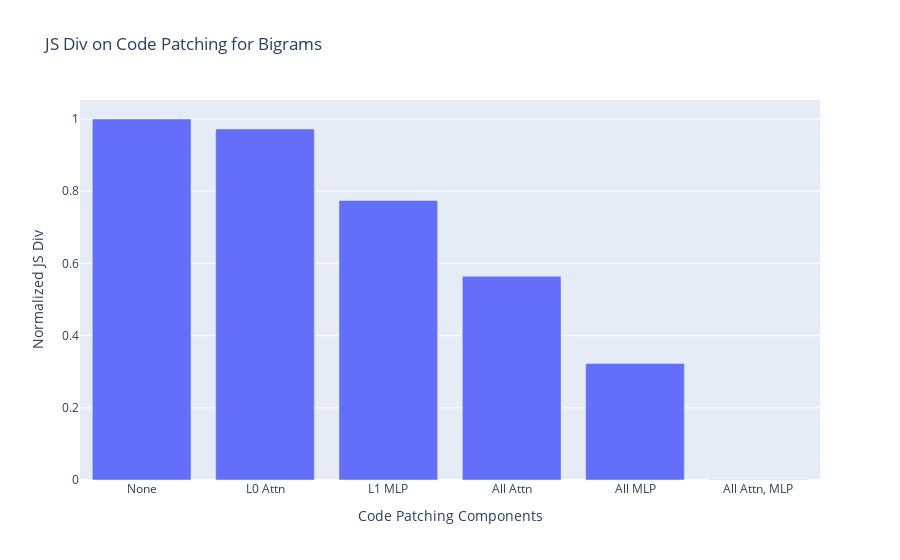

Here is the notebook cell this chart was saved with:
### Code cell
patchings_to_plot_orig = ["none", "l0_attn", "l1_mlp", "all_attn", "all_mlp", "all_attn_mlp"]
patchings_to_plot = [s.replace("all", "l0,l1,l2,l3") for s in patchings_to_plot_orig]

js_divs = {k: 0 for k in patchings_to_plot}
js_divs["none"] = 0

for state_b, input_b in tqdm(enumerate(all_valid_inputs)):
    js_divs_w_b = JSD(all_states_logits, all_states_logits[state_b].unsqueeze(0), reduction="none").sum() / (automata.N - 1) # removing b as JSD(b,b) = 0
    js_divs["none"] += js_divs_w_b

    for patching in patchings_to_plot:
        if patching == "none":
            continue
        cb_at = patching.split("_")[1:]
        layers = get_layers_from_patching_str(patching)
        heads = [None] * len(cb_at)
        if "attn" in cb_at:
            attn_idx = cb_at.index("attn")
            cb_at.pop(attn_idx), heads.pop(attn_idx)
            cb_at += ["attn"] * cb_model.cfg.n_heads
            heads += list(range(cb_model.cfg.n_heads))
        cb_at_rep = cb_at * len(layers)
        heads_rep = heads * len(layers)
        layers_rep = []
        for l in layers:
            layers_rep += [l] * len(cb_at)
        
        cache_b = all_state_info[input_b][1]
        code = [cache_b[get_cb_layer_name(cb_at_rep[i], layers_rep[i], heads_rep[i])][0, -1, :] for i in range(len(cb_at_rep))]

        mod_logits, mod_cache = run_with_codes(
            all_valid_inputs_tokens,
            cb_model,
            code,
            cb_at_rep,
            layers_rep,
            heads_rep,
            pos=[-1],
        )
        js_divs_w_b = JSD(mod_logits, all_states_logits[state_b].unsqueeze(0), reduction="none").sum() / (automata.N - 1) # removing b as JSD(b,b) = 0
        js_divs[patching] += js_divs_w_b

js_divs = [js_divs[k].item() / automata.N for k in patchings_to_plot]
js_divs = [js_div / max(js_divs) for js_div in js_divs]

# plot js_divs using plotly
fig = go.Figure()
x_labels = [clean_patching_name(patching) for patching in patchings_to_plot_orig]
fig.add_trace(go.Bar(x=x_labels, y=js_divs))
fig.update_layout(title=f'JS Div on Code Patching for {"Trigrams" if is_trigram else "Bigrams"}', xaxis_title='Code Patching Components', yaxis_title='Normalized JS Div')
fig.show()

### Figure 1 — Plotly figure (JSON) as saved in the notebook; plotly's stock layout.template omitted (floating-point values rounded to 4 significant figures)
{"data": [{"type": "bar", "x": ["None", "L0 Attn", "L1 MLP", "All Attn", "All MLP", "All Attn, MLP"], "y": [1, 0.9724, 0.7741, 0.5644, 0.3227, 0.0006423]}], "layout": {"title": {"text": "JS Div on Code Patching for Bigrams"}, "xaxis": {"title": {"text": "Code Patching Components"}}, "yaxis": {"title": {"text": "Normalized JS Div"}}}}
